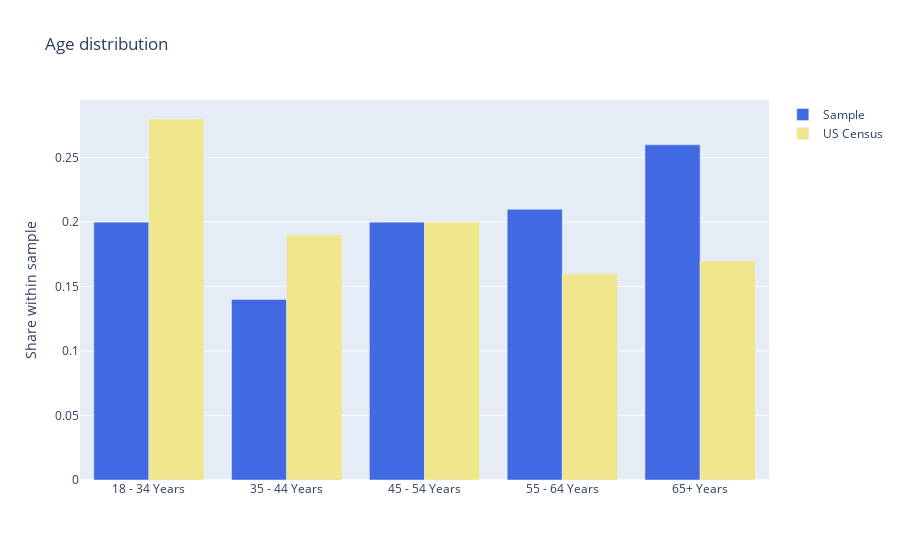

Notebook cell for this chart:
### Code cell
fig = go.Figure()
fig.add_trace(go.Bar(name="Sample", x=df_age.groups, y=df_age.counts, marker_color='rgb(65,105,225)'))
fig.add_trace(go.Bar(name="US Census", x=df_age.groups, y=df_age.counts_us, marker_color='rgb(240,230,140)'))

fig.update_layout(title='Age distribution',
                   yaxis_title='Share within sample')
fig.update_xaxes(categoryorder='category ascending')
fig.show()

### Figure 1 — Plotly figure (JSON) as saved in the notebook; plotly's stock layout.template omitted (floating-point values rounded to 4 significant figures)
{"data": [{"marker": {"color": "rgb(65,105,225)"}, "name": "Sample", "type": "bar", "x": ["65+ Years", "55 - 64 Years", "45 - 54 Years", "18 - 34 Years", "35 - 44 Years"], "y": [0.26, 0.21, 0.2, 0.2, 0.14]}, {"marker": {"color": "rgb(240,230,140)"}, "name": "US Census", "type": "bar", "x": ["65+ Years", "55 - 64 Years", "45 - 54 Years", "18 - 34 Years", "35 - 44 Years"], "y": [0.17, 0.16, 0.2, 0.28, 0.19]}], "layout": {"title": {"text": "Age distribution"}, "xaxis": {"categoryorder": "category ascending"}, "yaxis": {"title": {"text": "Share within sample"}}}}
